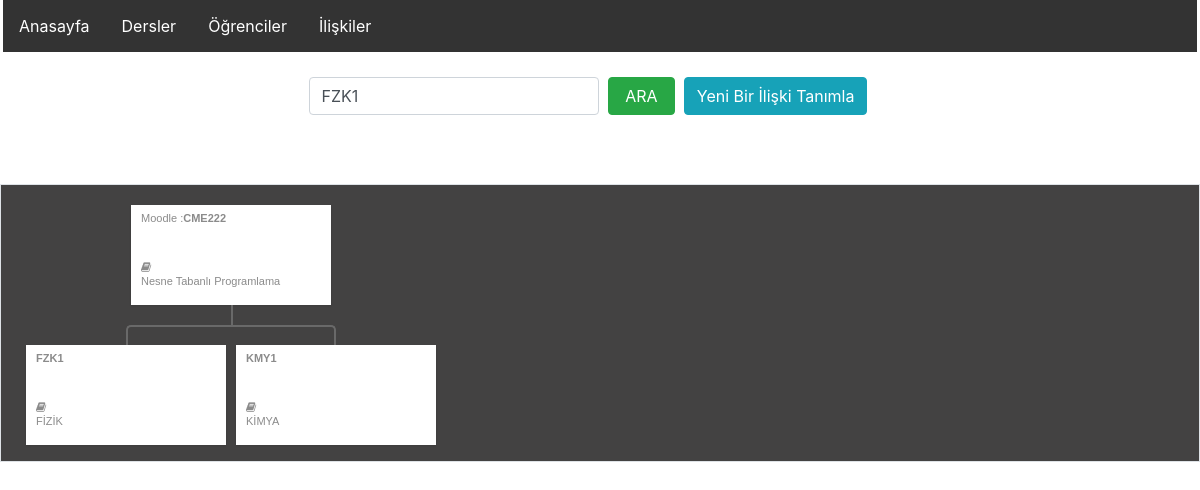
Screenshot of /iliskiler.php?ara=FZK1 with the database file from the repository.
### tables this page shows
CREATE TABLE `ders_baginti` (
  `id` int(11) NOT NULL,
  `obs_kisa_ad` varchar(233) NOT NULL,
  `obs_adi` varchar(255) NOT NULL,
  `moodle_kisa_ad` varchar(233) NOT NULL,
  `moodle_adi` varchar(255) NOT NULL,
  `ekli_mi` int(11) NOT NULL
);

### iliskiler.php (called while the page is built, shortened)
<?php
include('model/System.php');
$ara = false;
if(isset($_GET['ara'])){
    $ara = $_GET['ara'];
}
$data = array(
    'iliskiler' => $sys->ders_iliskileri($ara),
    'ara_value' => $ara,
);
include('view/header.php');
include('view/iliskiler.php');
include('view/footer.php');

### model/System.php (called while the page is built, shortened)
<?php
class System {
    public $db_arakatman;
    function __construct(){
        $this->baglan_moodle_sistemi();
        $this->baglan_arakatman_sistemi();
    }
    public function baglan_moodle_sistemi(){
        $host = MOODLE_HOST;
        $dbname = MOODLE_DB_NAME;
        $user = MOODLE_DB_USER;
        $pass = MOODLE_DB_PASS;
        try {
            $this->db_moodle = new PDO("mysql:host={$host};dbname={$dbname};charset=utf8", "{$user}", "{$pass}");
            $this->db_moodle->query("SET NAMES 'utf8'");
            $this->db_moodle->query("SET CHARACTER SET utf8");
            $this->db_moodle->query("SET COLLATION_CONNECTION = 'utf8_turkish_ci'");
        } catch ( PDOException $e ){
            print $e->getMessage();
        }
    }
    public function baglan_arakatman_sistemi(){
        $host = HOST;
        $dbname = DB_NAME;
        $user = DB_USER;
        $pass = DB_PASS;
        try {
            $this->db_arakatman = new PDO("mysql:host={$host};dbname={$dbname};charset=utf8", "{$user}", "{$pass}");
            $this->db_arakatman->query("SET NAMES 'utf8'");
            $this->db_arakatman->query("SET CHARACTER SET utf8");
            $this->db_arakatman->query("SET COLLATION_CONNECTION = 'utf8_turkish_ci'");
            $this->db_arakatman->setAttribute(PDO::ATTR_EMULATE_PREPARES, FALSE);
        } catch ( PDOException $e ){
            print $e->getMessage();
        }
    }
    public function ders_iliskileri($ara=false){
        if($ara){
            $cek = $this->db_arakatman->prepare("SELECT * FROM `ders_baginti` WHERE obs_kisa_ad LIKE ? OR moodle_kisa_ad LIKE ? OR obs_adi LIKE ? OR moodle_adi LIKE ? GROUP BY moodle_kisa_ad");
            $cek->execute(array('%'.$ara.'%','%'.$ara.'%','%'.$ara.'%','%'.$ara.'%'));
        } else {
            $cek = $this->db_arakatman->prepare("SELECT * FROM `ders_baginti` GROUP BY moodle_kisa_ad");
            $cek->execute();
        }
        $array = $cek->fetchAll(PDO::FETCH_ASSOC);
        $veriler = array();
        foreach($array as $val){
            $veriler[] = array(
                'ders' => $val['moodle_kisa_ad'],
                'ders_adi' => $val['moodle_adi'],
                'alt_elemanlari' => $this->ders_iliskileri_alt_bul($val['moodle_kisa_ad']),
            );
        }
        return $veriler;
    }
    public function ders_iliskileri_alt_bul($gelen_kisa_ad){
        $cek = $this->db_arakatman->prepare("SELECT obs_kisa_ad,obs_adi FROM `ders_baginti` WHERE moodle_kisa_ad = ?");
        $cek->execute(array($gelen_kisa_ad));
        $array = $cek->fetchAll(PDO::FETCH_ASSOC);
        return $array;
    }
}
$sys = new System();

### view/iliskiler.php (the view, shortened to what this page needs)
<div class="col-lg-12">
    <form action="" method="get">
    <table align="center" width="50%">
        <tr>
            <td width="50%">
                <input type="text" name="ara" class="form-control" value="<?php echo $data['ara_value']; ?>">
            </td>
            <td>&nbsp;</td>
            <td>
                <button type="submit" class="btn btn-success btn-block">ARA</button>
            </td>
            <td>&nbsp;</td>
            <td>
            <a href="iliski.php">
                <div class="btn btn-info">Yeni Bir İlişki Tanımla</div>
            </a>
            </td>
        </tr>
    </table>
    </form>
</div>
<div class="container-fluid" style="margin-top:20px">
    <div class="row">
        <?php foreach($data['iliskiler'] as $veri){ ?>
        <div class="col-lg-12 text-center mt-5 pb-3 border" style="background:#434242;">
            <div class="tree">
                <ul>
                    <li>
                        <a href="#">
                            <div class="container-fluid">
                                <div class="row">
                                    Moodle : <b> <?php echo $veri['ders']; ?></b>
                                </div>
                                <div class="row" style="margin-top: 35px;">
                                    <i class="fa fa-book"></i>
                                </div>
                                <div class="row">
                                    <?php echo $veri['ders_adi']; ?>
                                </div>
                            </div>
                        </a>
                        <?php if($veri['alt_elemanlari']){ ?>
                        <ul>
                            <?php foreach($veri['alt_elemanlari'] as $alt){ ?>
                            <li>
                                <a href="#">
                                    <div class="container-fluid">
                                        <div class="row">
                                            <b><?php echo $alt['obs_kisa_ad']; ?></b>
                                        </div>
                                        <div class="row" style="margin-top: 35px;">
                                            <i class="fa fa-book"></i>
                                        </div>
                                        <div class="row">
                                            <?php echo $alt['obs_adi']; ?>
                                        </div>
                                    </div>
                                </a>
                            </li>
                            <?php } ?>
                        </ul>
                        <?php } ?>
                    </li>
                </ul>
            </div>
        </div>
        <?php } ?>
    </div>
</div>

### view/iliskiler.php (style rules this page uses)
.tree * { margin: 0; padding: 0; }
.tree ul { padding-top: 20px; position: relative; -transition: all 0.5s; -webkit-transition: all 0.5s; -moz-transition: all 0.5s; }
.tree li { float: left; text-align: center; list-style-type: none; position: relative; padding: 20px 5px 0 5px; -transition: all 0.5s; -webkit-transition: all 0.5s; -moz-transition: all 0.5s; }
.tree li::before, .tree li::after { content: ''; position: absolute; top: 0; right: 50%; border-top: 2px solid #696969; width: 50%; height: 20px; }
.tree li::after { right: auto; left: 50%; border-left: 2px solid #696969; }
.tree li:only-child::after, .tree li:only-child::before { display: none; }
.tree li:only-child { padding-top: 0; }
.tree li:first-child::before, .tree li:last-child::after { border: 0 none; }
.tree li:last-child::before { border-right: 2px solid #696969; border-radius: 0 5px 0 0; -webkit-border-radius: 0 5px 0 0; -moz-border-radius: 0 5px 0 0; }
.tree li:first-child::after { border-radius: 5px 0 0 0; -webkit-border-radius: 5px 0 0 0; -moz-border-radius: 5px 0 0 0; }
.tree ul ul::before { content: ''; position: absolute; top: 0; left: 50%; border-left: 2px solid #696969; width: 0; height: 20px; }
.tree li a { height: 100px; width: 200px; padding: 5px 10px; text-decoration: none; background-color: white; color: #8b8b8b; font-family: arial, verdana, tahoma; font-size: 11px; display: inline-block; box-shadow: 0 1px 2px rgba(0,0,0,0.1); -transition: all 0.5s; -webkit-transition: all 0.5s; -moz-transition: all 0.5s; }

### rows the page displays
ders_baginti: moodle_kisa_ad "CME222", moodle_adi "Nesne Tabanlı Programlama", obs_kisa_ad "FZK1", obs_adi "FİZİK"
ders_baginti: obs_kisa_ad "KMY1", obs_adi "KİMYA"
